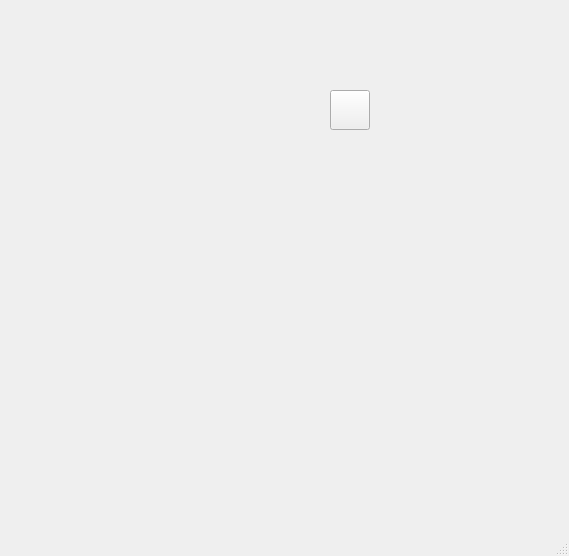
<?xml version="1.0" encoding="UTF-8"?>
<ui version="4.0">
 <class>MainWindow</class>
 <widget class="QMainWindow" name="MainWindow">
  <property name="geometry">
   <rect>
    <x>0</x>
    <y>0</y>
    <width>569</width>
    <height>556</height>
   </rect>
  </property>
  <property name="windowTitle">
   <string>MainWindow</string>
  </property>
  <widget class="QWidget" name="centralwidget">
   <widget class="QLabel" name="lbl">
    <property name="geometry">
     <rect>
      <x>100</x>
      <y>90</y>
      <width>40</width>
      <height>40</height>
     </rect>
    </property>
    <property name="text">
     <string/>
    </property>
    <property name="pixmap">
     <pixmap>0.png</pixmap>
    </property>
   </widget>
   <widget class="QPushButton" name="pb">
    <property name="geometry">
     <rect>
      <x>330</x>
      <y>90</y>
      <width>40</width>
      <height>40</height>
     </rect>
    </property>
    <property name="text">
     <string/>
    </property>
    <property name="icon">
     <iconset>
      <normaloff>0.png</normaloff>0.png</iconset>
    </property>
    <property name="iconSize">
     <size>
      <width>40</width>
      <height>40</height>
     </size>
    </property>
   </widget>
  </widget>
  <widget class="QMenuBar" name="menubar">
   <property name="geometry">
    <rect>
     <x>0</x>
     <y>0</y>
     <width>569</width>
     <height>21</height>
    </rect>
   </property>
  </widget>
  <widget class="QStatusBar" name="statusbar"/>
 </widget>
 <resources/>
 <connections/>
</ui>
